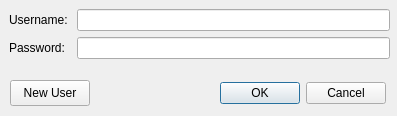
<?xml version="1.0" encoding="UTF-8"?>
<ui version="4.0">
 <class>Dialog</class>
 <widget class="QDialog" name="Dialog">
  <property name="geometry">
   <rect>
    <x>0</x>
    <y>0</y>
    <width>397</width>
    <height>116</height>
   </rect>
  </property>
  <property name="sizePolicy">
   <sizepolicy hsizetype="Fixed" vsizetype="Fixed">
    <horstretch>0</horstretch>
    <verstretch>0</verstretch>
   </sizepolicy>
  </property>
  <property name="windowTitle">
   <string>Login</string>
  </property>
  <property name="autoFillBackground">
   <bool>false</bool>
  </property>
  <widget class="QDialogButtonBox" name="buttonBox">
   <property name="geometry">
    <rect>
     <x>220</x>
     <y>80</y>
     <width>166</width>
     <height>26</height>
    </rect>
   </property>
   <property name="orientation">
    <enum>Qt::Horizontal</enum>
   </property>
   <property name="standardButtons">
    <set>QDialogButtonBox::Cancel|QDialogButtonBox::Ok</set>
   </property>
  </widget>
  <widget class="QWidget" name="formLayoutWidget">
   <property name="geometry">
    <rect>
     <x>9</x>
     <y>9</y>
     <width>381</width>
     <height>60</height>
    </rect>
   </property>
   <layout class="QFormLayout" name="formLayout">
    <property name="sizeConstraint">
     <enum>QLayout::SetDefaultConstraint</enum>
    </property>
    <item row="0" column="0">
     <widget class="QLabel" name="uname_Label">
      <property name="text">
       <string>Username: </string>
      </property>
      <property name="buddy">
       <cstring>uname_lineEdit</cstring>
      </property>
     </widget>
    </item>
    <item row="1" column="0">
     <widget class="QLabel" name="psswd_Label">
      <property name="text">
       <string>Password: </string>
      </property>
      <property name="textFormat">
       <enum>Qt::AutoText</enum>
      </property>
      <property name="buddy">
       <cstring>psswd_lineEdit</cstring>
      </property>
     </widget>
    </item>
    <item row="0" column="1">
     <widget class="QLineEdit" name="uname_lineEdit"/>
    </item>
    <item row="1" column="1">
     <widget class="QLineEdit" name="psswd_lineEdit">
      <property name="echoMode">
       <enum>QLineEdit::Password</enum>
      </property>
     </widget>
    </item>
   </layout>
  </widget>
  <widget class="QPushButton" name="newUser_pushButton">
   <property name="geometry">
    <rect>
     <x>10</x>
     <y>80</y>
     <width>80</width>
     <height>26</height>
    </rect>
   </property>
   <property name="text">
    <string>New User</string>
   </property>
  </widget>
 </widget>
 <tabstops>
  <tabstop>uname_lineEdit</tabstop>
  <tabstop>psswd_lineEdit</tabstop>
  <tabstop>newUser_pushButton</tabstop>
 </tabstops>
 <resources/>
 <connections>
  <connection>
   <sender>buttonBox</sender>
   <signal>accepted()</signal>
   <receiver>Dialog</receiver>
   <slot>accept()</slot>
   <hints>
    <hint type="sourcelabel">
     <x>223</x>
     <y>90</y>
    </hint>
    <hint type="destinationlabel">
     <x>157</x>
     <y>115</y>
    </hint>
   </hints>
  </connection>
  <connection>
   <sender>buttonBox</sender>
   <signal>rejected()</signal>
   <receiver>Dialog</receiver>
   <slot>reject()</slot>
   <hints>
    <hint type="sourcelabel">
     <x>385</x>
     <y>105</y>
    </hint>
    <hint type="destinationlabel">
     <x>359</x>
     <y>115</y>
    </hint>
   </hints>
  </connection>
  <connection>
   <sender>newUser_pushButton</sender>
   <signal>clicked()</signal>
   <receiver>Dialog</receiver>
   <slot>new_user()</slot>
   <hints>
    <hint type="sourcelabel">
     <x>42</x>
     <y>87</y>
    </hint>
    <hint type="destinationlabel">
     <x>124</x>
     <y>83</y>
    </hint>
   </hints>
  </connection>
 </connections>
 <slots>
  <slot>clearUsers()</slot>
  <slot>new_user()</slot>
 </slots>
</ui>
